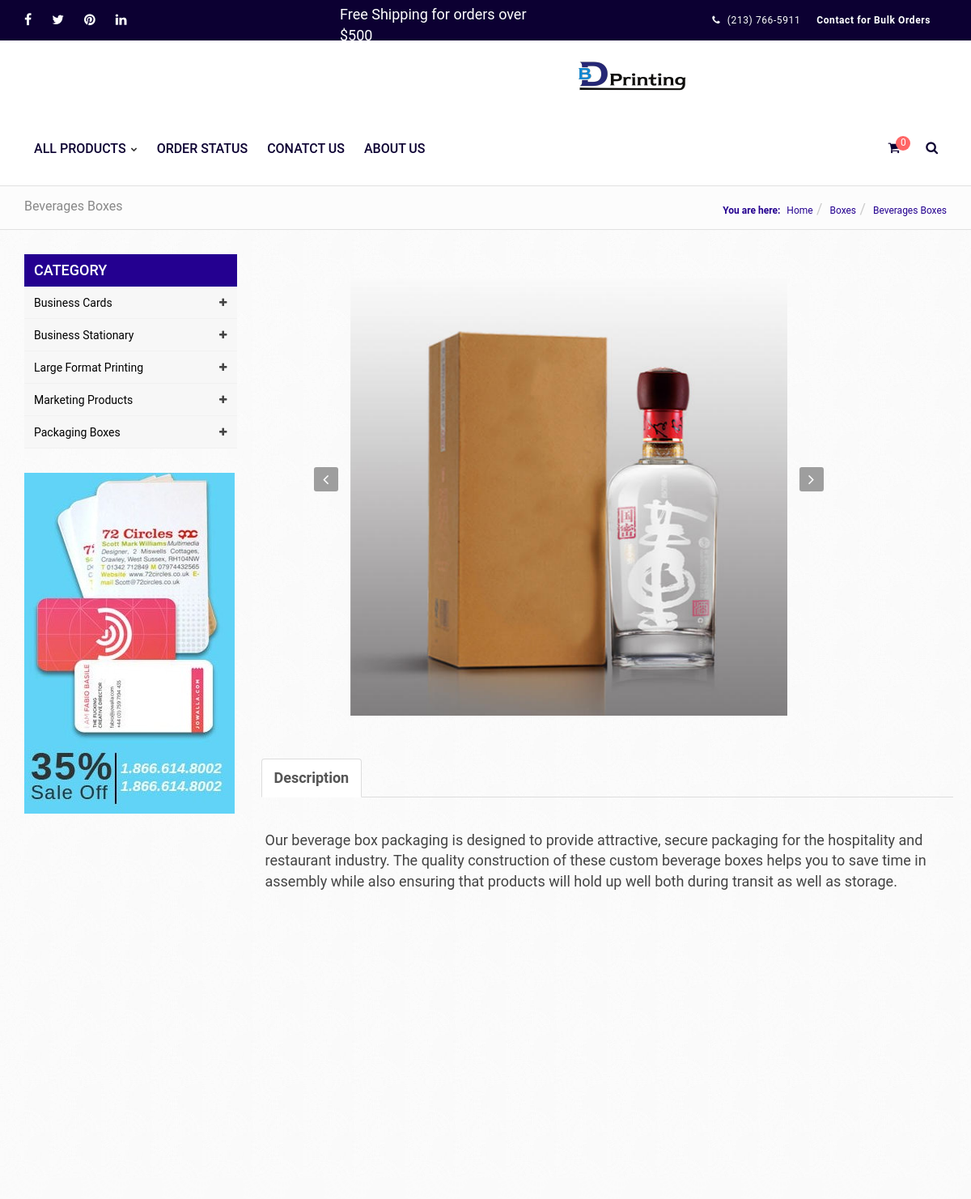
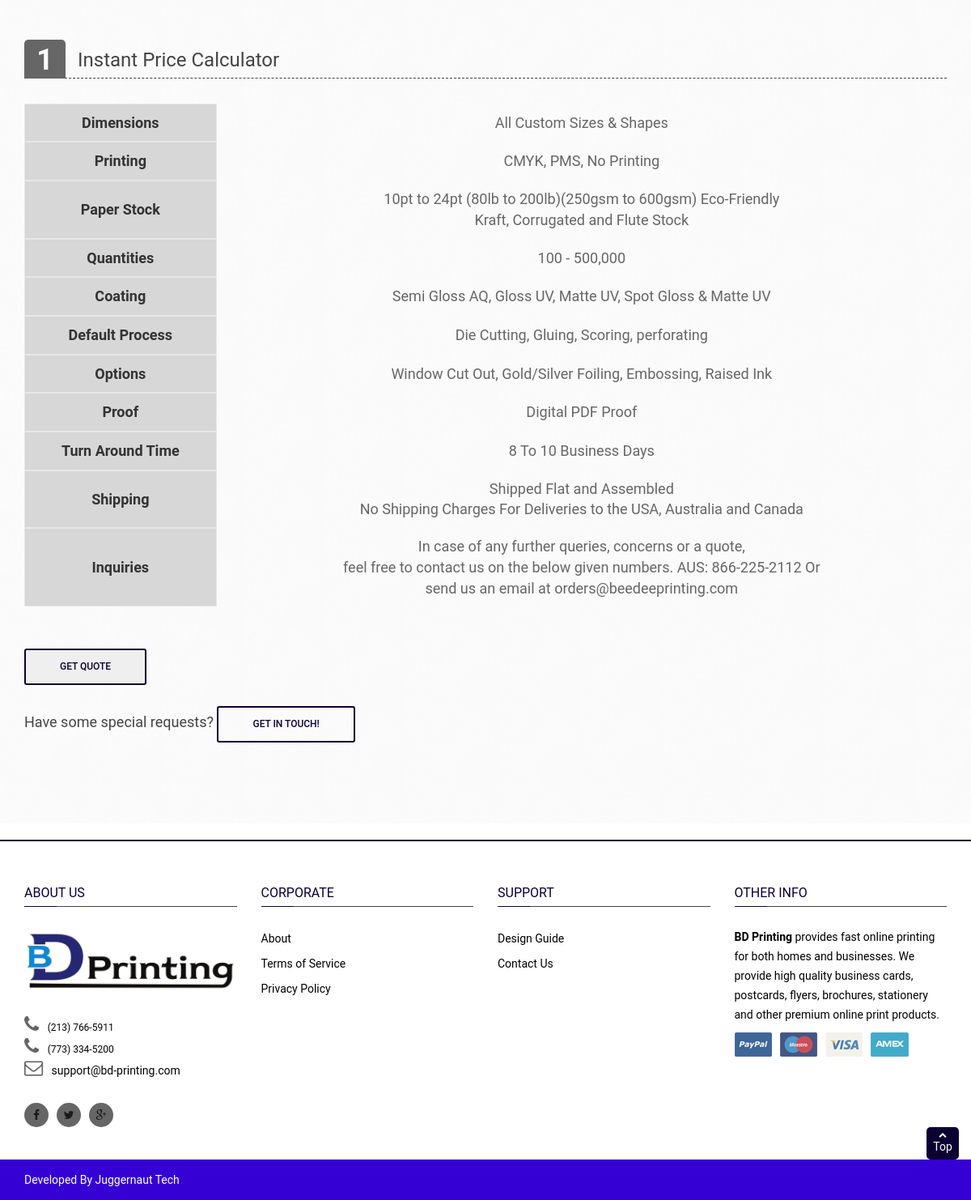
Page /boxes/beverage-boxes-detail on the committed database (2 pictures, top to bottom).
### boxes/models.py (models this page shows, shortened)
class Products(models.Model):
    Label = models.CharField(max_length=50,default='prod')
    Description = models.TextField(default='des',max_length=5000)
    image1 = models.ImageField(upload_to='static/Product_Images/Business_Cards/',max_length=None)
    image2 = models.ImageField(upload_to='static/Product_Images/Business_Cards/',max_length=None)
    image3 = models.ImageField(upload_to='static/Product_Images/Business_Cards/',max_length=None)
    class Meta:
        verbose_name = "Product List"

### boxes/views.py (the view)
# urls.py: path('beverage-boxes-detail', Beverages_Boxes, name='beverage-boxes-detail'),
def Beverages_Boxes(request):
    product = b_products.objects.get(id=9)
    b_object = b_products.objects.all()
    bc_object = bc_products.objects.all()
    bs_object = bs_products.objects.all()
    lf_object = lf_products.objects.all()
    mp_object = mp_products.objects.all()
    urls_bc_aside = ["/business-cards/business-card-detail" , "/business-cards/edge-painted-detail", "/business-cards/foil-business-card-detail","/business-cards/raised-spot-uv-business-card-detail", "/business-cards/pantone-business-cards-detail", "/business-cards/plastic-business-cards-detail", "/business-cards/raised-ink-business-cards-detail"]
    urls_bs_aside =  ["/business-stationary/envelopes-detail", "/business-stationary/letterhead-detail", "/business-stationary/notepad-detail"]
    urls_lf_aside = ["/large-format/floor-stickers-detail", "/large-format/foamcore-poster-detail", "/large-format/poster-printing-detail", "/large-format/retractable-banners-detail", "/large-format/table-cover-detail"]
    urls_mp_aside = ["/marketing-products/calenders-detail", "/marketing-products/brouchers-flyers-detail" , "/marketing-products/postcards-detail", "/marketing-products/hangtags-detail", "/marketing-products/labels-and-stickers-detail" , "/marketing-products/ncr-forms-detail" , "/marketing-products/presentation-folder-detail", "custom-holiday-cards-detail"]
    b_urls = ["pillow-boxes-detail", "gable-boxes-detail" ," window-boxes-detail", "mailer-boxes-detail" , " kraft-boxes-detail", "cosmetics-boxes-detail" ,"sleeve-boxes-detail", "display-boxes-detail", "beverage-boxes-detail", "candle-boxes-detail", "auto-parts-boxes-detail", "pizza-boxes-detail"]
    bc_aside = zip(urls_bc_aside,bc_object)
    bs_aside = zip(urls_bs_aside,bs_object)
    lf_aside = zip(urls_lf_aside,lf_object)
    mp_aside = zip(urls_mp_aside,mp_object)
    b_aside = zip(b_urls,b_object)
    context ={
        "bc_product" : bc_object,
        "bs_product" : bs_object,
        "lf_product" : lf_object,
        "mp_product" : mp_object,
        "b_object"   : b_object,
        "label" : product.Label,
        "Description": product.Description,
        "image1" : product.image1,
        "image2" : product.image2,
        "image3" : product.image3,
        "bc_aside" : bc_aside,
        "bs_aside" : bs_aside,
        "lf_aside" : lf_aside,
        "mp_aside" : mp_aside,
        "b_aside" : b_aside,
    }
    if request.POST:
        request.session['id'] = '9'
        return redirect('b-checkout')
    return render(request, 'boxes/beverage_box.html', context)

### boxes/templates/boxes/beverage_box.html (shortened to what this page needs)
{% extends 'base.html' %}
{% load static %}
{% block content %}
<main class="main" id="product-detail">
    <section class="header-page">
        <div class="container">
            <div class="row">
                <div class="col-sm-3 hidden-xs">
                    <h1 class="mh-title"> {{ label }}</h1>
                </div>
                <div class="breadcrumb-w col-sm-9">
                    <span class="hidden-xs"><strong>You are here:</strong></span>
                    <ul class="breadcrumb">
                        <li>
                            <a href="{% url 'home' %}">Home</a>
                        </li>
                        <li>
                            <a href="{% url 'business-cards' %}">Boxes</a>
                        </li>
                        <li>
                            <span>{{ label }}</span>
                        </li>
                    </ul>
                </div>
            </div>
        </div>
    </section>
    <section class="category-w parten-bg">
        <div class="container">
            <div class="row">
                <div class="col">
                    <aside id="sidebar_cate" class="col-sm-3 hidden-xs">
                        <h3 class="sidebar-title">Category</h3>
                        <ul id="cate_list" class="cate_list">
                            <li class="level0 parent">
                                <a href="#" title="Business Cards">
                                    <span style="color: black;">Business Cards</span>
                                    <i class="fa fa-plus"></i>
                                </a>
                            </li>
                            <li class="level0 parent">
                                <a href="#" title="Business Stationary">
                                    <span style="color: black;">Business Stationary</span>
                                    <i class="fa fa-plus"></i>
                                </a>
                            </li>
                            <li class="level0 parent">
                                <a href="#" title="Large Format Printing">
                                    <span style="color: black;">Large Format Printing</span>
                                    <i class="fa fa-plus"></i>
                                </a>
                            </li>
                            <li class="level0 parent">
                                <a href="#" title="Marketing Products">
                                    <span style="color: black;">Marketing Products</span>
                                    <i class="fa fa-plus"></i>
                                </a>
                            </li>
                            <li class="level0 parent">
                                <a href="#" title="Boxes">
                                    <span style="color: black;">Packaging Boxes</span>
                                    <i class="fa fa-plus"></i>
                                </a>
                            </li>
                        </ul>
                        <div class="category-left-banner">
                            <a href="#" title="category left banner">
                                <img src="{% static 'images/banner/category/left-banner2.jpg' %}" alt="Left banner">
                            </a>
                        </div>
                    </aside>
                </div>
                <div class="col">
                    <div class="row">
                        <div class="col-md-6">
                            <div class="tab-content clearfix">
                                <div role="tabpanel" class="tab-pane active">
                                    <div class="col-md-8 col-md-offset-2 col-xs-12 ideals-w" style="margin-top: 10px;">
                                        <div class="ideal">
                                            <img src="{{ image1.url }}" alt="ideal 1">
                                        </div>
                                    </div>
                                </div>
                            </div>
                            <div class="container">
                                <div class="row" style="width: 75%;">
                                    <div class="row">
                                        <div class="col-md-12 col-xs-12">
                                            <ul class="nav nav-tabs" role="tablist">
                                                <li role="presentation" class="active"><a href="#features"
                                                        aria-controls="features" role="tab"
                                                        data-toggle="tab"><strong>Description</strong></a></li>
                                            </ul>
                                        </div>
                                    </div>
                                    <div class="row">
                                        <div class="tab-content clearfix">
                                            <div role="tabpanel" class="tab-pane active" id="features">
                                                <div class="product-shortdescript v-middle">
                                                    <div
                                                        style="overflow-y: scroll; width:100%; height: 450px; padding:20px;">
                                                        {{ Description |safe }}
                                                    </div>
                                                </div>
                                            </div>
                                        </div>
                                    </div>
                                </div>
                            </div>
                        </div>
                    </div>
                </div>
            </div>
        </div>
    </section>
    <section class="add-to-cart-w">
        <div class="container">
            <div class="row">
                <div class="col-md-12 col-sm-12 product-options">
                    <div class="atc-header">
                        <span class="number">1</span>
                        <h3>Instant Price Calculator</h3>
                    </div>
                    <div class="row">
                        <div class="option-grib-w col-md-12">
                            <div class="scroll-pane horizontal-only">
                                <table>
                                    <tr class="strikeout">
                                        <th>Dimensions</th>
                                        <td>All Custom Sizes & Shapes</td>
                                    </tr>
                                    <tr class="strikeout">
                                        <th>Printing</th>
                                        <td>CMYK, PMS, No Printing</td>
                                    </tr>
                                    <tr class="strikeout">
                                        <th>Paper Stock</th>
                                        <td>10pt to 24pt (80lb to 200lb)(250gsm to 600gsm) Eco-Friendly
                                            <br>
                                        Kraft, Corrugated and Flute Stock</td>
                                    </tr>
                                    <tr class="strikeout">
                                        <th>Quantities</th>
                                        <td>100 - 500,000</td>
                                    </tr>
                                    <tr class="strikeout">
                                        <th>Coating</th>
                                        <td>Semi Gloss AQ, Gloss UV, Matte UV, Spot Gloss & Matte UV</td>
                                    </tr>
                                    <tr class="strikeout">
                                        <th>Default Process</th>
                                        <td>Die Cutting, Gluing, Scoring, perforating</td>
                                    </tr>
                                    <tr class="strikeout">
                                        <th>Options</th>
                                        <td>Window Cut Out, Gold/Silver Foiling, Embossing, Raised Ink</td>
                                    </tr>
                                    <tr class="strikeout">
                                        <th>Proof</th>
                                        <td>Digital PDF Proof</td>
                                    </tr>
                                    <tr class="strikeout">
                                        <th>Turn Around Time</th>
                                        <td>8 To 10 Business Days</td>
                                    </tr>
                                    <tr class="strikeout">
                                        <th>Shipping</th>
                                        <td>Shipped Flat and Assembled
                                            <br>
                                            No Shipping Charges For Deliveries to the USA, Australia and Canada</td>
                                    </tr>
                                    <tr class="strikeout">
                                        <th>Inquiries</th>
                                        <td>In case of any further queries, concerns or a quote,
                                            <br>
                                         feel free to contact us on the below given numbers. AUS: 866-225-2112 Or
                                            <br>
                                         send us an email at orders@beedeeprinting.com</td>
                                    </tr>
                                </table>
                            </div>
                        </div>
                    </div>
                    <br>
                    <br>
                    <form method="POST" id="product-detail-form">
                        <input class="btn-readmore" type="submit" value="Get Quote" >
                    </form>
                    <br>
                    <p style="padding-right:30px;"> Have some special requests?
                        <a href="{% url 'contact-us' %}" class="btn-readmore">Get in touch!</a>
                    </p>
                </div>
            </div>
        </div>
    </section>
</main>
{% endblock content %}

### rows in the picture
Products: Label "Beverages Boxes", Description "Our beverage box packaging is designed to provide attractive, secure packaging for the hospitality and restaurant industry. The quality construction of these custom beverage boxes helps you to save time in assembly while also ensuring that products will hold up well both during transit as well as storage."
